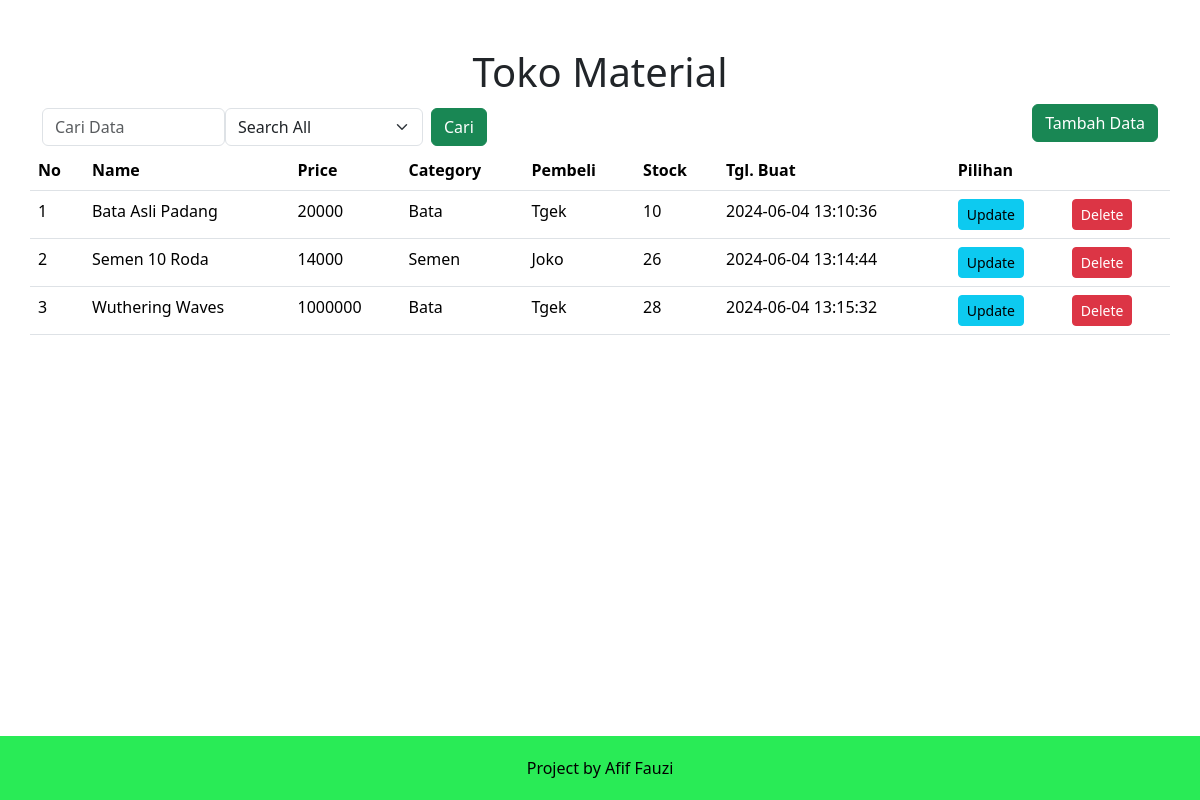
The page / on the database its author committed.
### tables this page shows
CREATE TABLE `products` (
  `id` int(11) NOT NULL,
  `name` varchar(100) DEFAULT NULL,
  `price` decimal(10,0) DEFAULT NULL,
  `id_category` int(100) NOT NULL,
  `id_pembeli` int(25) NOT NULL,
  `stock` varchar(10) DEFAULT NULL,
  `created_at` datetime DEFAULT NULL,
  `updated_at` datetime DEFAULT NULL,
  `deleted_at` datetime DEFAULT NULL
);

CREATE TABLE `categories` (
  `id_category` int(25) NOT NULL,
  `nama` varchar(100) NOT NULL
);

CREATE TABLE `pembeli` (
  `id_pembeli` int(11) NOT NULL,
  `nama_pembeli` varchar(20) NOT NULL
);

### index.php (the view, shortened to what this page needs)
<!doctype html>
<html lang="en">
<head>
    <link href="https://cdn.jsdelivr.net/npm/bootstrap@5.3.3/dist/css/bootstrap.min.css" rel="stylesheet">
</head>
<body>
    <div class="container">
        <h1 class="text-center mt-5">Toko Material</h1>
        <div class="row">
            <div class="d-flex justify-content-between">
                <form action="" method="get" class="d-flex align-items-center">
                    <input class="form-control" placeholder="Cari Data" name="search"/>
                    <select name="search_by" class="form-select">
                        <option value="">Search All</option>
                    </select>
                    <button type="submit" class="btn btn-success mx-2">Cari</button>
                </form>
                <a href="insert.php" class="ml-auto mb-2"><button class="btn btn-success">Tambah Data</button></a>
            </div>
            <table class="table">
                <thead>
                <tr>
                    <th>No</th>
                    <th>Name</th>
                    <th>Price</th>
                    <th>Category</th>
                    <th>Pembeli</th>
                    <th>Stock</th>
                    <th>Tgl. Buat</th>
                    <th colspan="2">Pilihan</th>
                </tr>
                </thead>
                <?php
                $db = new ConfigDB();
                $conn = $db->connect();
                $query = "select a.id, a.name, a.price, b.nama, c.nama_pembeli, a.stock, a.created_at
                FROM products a
                LEFT JOIN categories b ON a.id_category = b.id_category
                LEFT JOIN pembeli c ON a.id_pembeli = c.id_pembeli
                WHERE a.deleted_at IS NULL";
                $result = $conn->query($query);
                $totalRows = $result->num_rows;
                if ($totalRows > 0) {
                    foreach ($result as $key => $row) {
                        echo "<tr>";
                        echo "<td>".($key + 1)."</td>";
                        echo "<td>".$row['name']."</td>";
                        echo "<td>".$row['price']."</td>";
                        echo "<td>".$row['nama']."</td>";
                        echo "<td>".$row['nama_pembeli']."</td>";
                        echo "<td>".$row['stock']."</td>";
                        echo "<td>".$row['created_at']."</td>";
                        echo "<td><a class='btn btn-sm btn-info' href='update.php?id=$row[id]'>Update</a></td>";
                        echo "<td><a class='btn btn-sm btn-danger' href='index.php?delete=$row[id]'>Delete</a></td>";
                        echo "</tr>";
                    }
                } else {
                    echo "<tr><td colspan='8' class='text-center'>No Data</td></tr>";
                }
                ?>
            </table>
        </div>
    </div>
    <footer class="text-center mt-5">Project by Afif Fauzi</footer>
</body>
</html>

### index.php (style rules this page uses)
footer { background-color: #29EB56; padding: 20px; position: fixed; width: 100%; bottom: 0; color: #000000; }

### rows shown on the page
products: name "Bata Asli Padang", price "20000", id_category.nama "Bata", id_pembeli.nama_pembeli "Tgek", stock "10", created_at "2024-06-04 13:10:36"
products: name "Semen 10 Roda", price "14000", id_category.nama "Semen", id_pembeli.nama_pembeli "Joko", stock "26", created_at "2024-06-04 13:14:44"
products: name "Wuthering Waves", price "1000000", id_category.nama "Bata", id_pembeli.nama_pembeli "Tgek", stock "28", created_at "2024-06-04 13:15:32"
